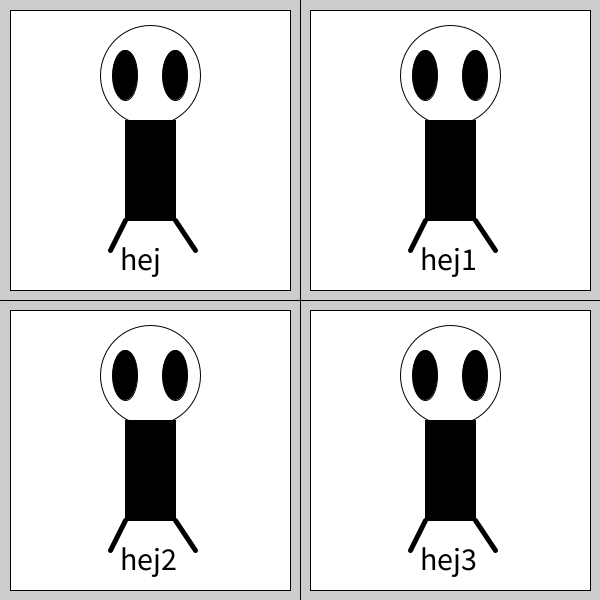
Frame 1 (no input)
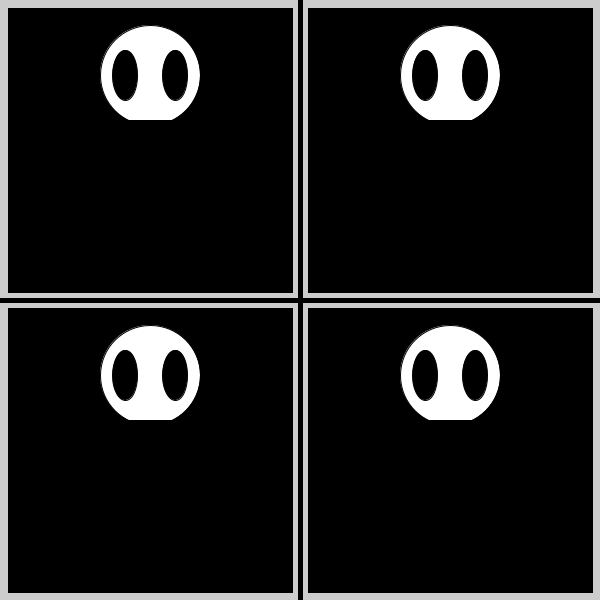
Frame 2 (the mouse pressed at the canvas centre, redrawn once)

The Processing sketch that drew these frames (run headless with seeded random() and noise(); the mouse was pressed at the canvas centre and the sketch redrawn once):

// Processing sketch: opgave_3
// ── opgave_3.pde
void setup(){
  size (600,600);
  noLoop();
}

void draw(){

  // make frame behind alien
  frameFunction(0,0);
  frameFunction(300,0);
  
  frameFunction(0,300);
  frameFunction(300,300);
  
  //divide screen i four squares
  line(300,0,300,600);//vertical line
  line (0,300,600,300); //Horizontal line
  //tegner de fire aliens
  tegna(0,0,"hej");
  tegna(300,0,"hej1");
  tegna(0,300,"hej2");
  tegna(300,300,"hej3");
}



void frameFunction(int x, int y ){
  rect(10+x,10+y,280,280);
}




//laver funktion for hoved
void headf(int x, int y)
{
  fill(255,255,255);
  strokeWeight(1);
  circle(150+x,75+y,100);
  
  // make eyes and color black
  fill(0,0,0);
  ellipse(125+x, 75+y, 25, 50);
  ellipse(175+x, 75+y, 25, 50);
}
//laver funktion for kroppen
void bodyf(int x, int y)
{
  fill(0,0,0);
  rect(125+x,120+y,50,100);
  
  //make legs and thick
  strokeWeight(5);
  line(125+x,220+y,110+x,250+y);
  line(175+x,220+y,195+x,250+y);
}
//laver funktion for navn
void namef(int x,int y,String name)
{
  textSize(32);
  text(name, 120+x, 270+y);
}
//laver funktion for hele alienen
void tegna(int x, int y, String name){
  headf(x,y);
  bodyf(x,y);
  namef(x,y,name);
}
